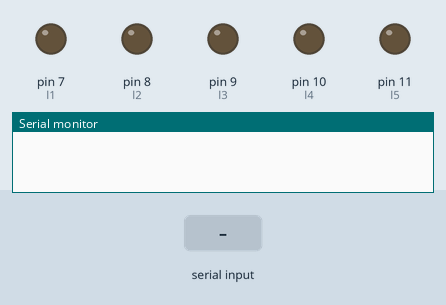
Bench run of a sketch on a simulated Arduino Uno, built with avr-gcc and run on an emulated ATmega328P. On the bench: output pins drawn as LEDs (lit = HIGH), the last lines printed to the serial monitor. The inputs (shaded band) are chosen by the test bench. Pins used as bus, display or sensor lines are not drawn.

Above: at 1.2 s.
1.3 s: "A" received over Serial
At 2.2 s:
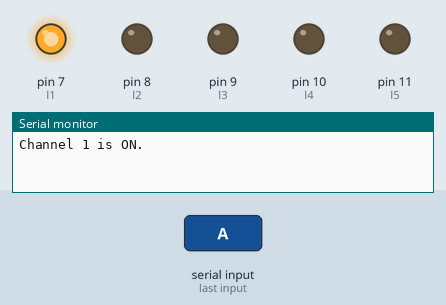
2.8 s: "B" received over Serial
At 3.3 s:
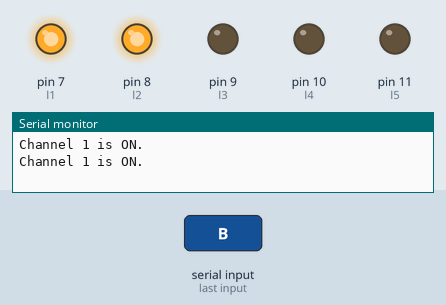
4.3 s: "a" received over Serial
At 5.5 s:
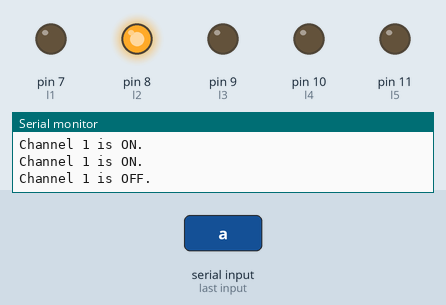
5.8 s: "C" received over Serial
At 6.8 s:
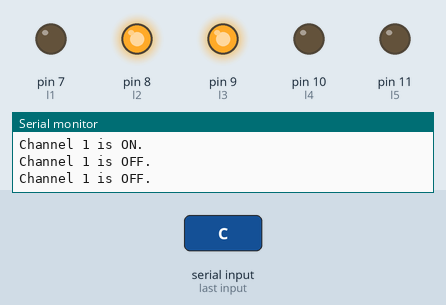
7.3 s: "D" received over Serial
At 8.0 s:
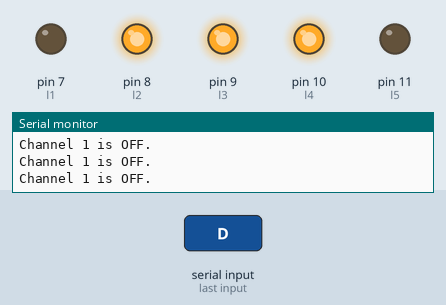
8.8 s: "E" received over Serial
At 9.1 s:
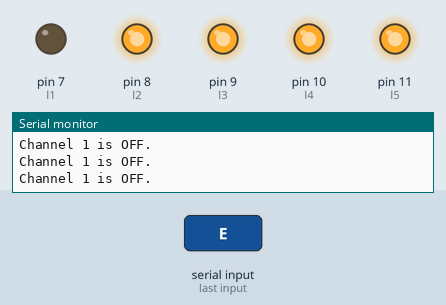
Timing chart, 0 to 11.3 s (numbered marks = the images above; inputs shaded):
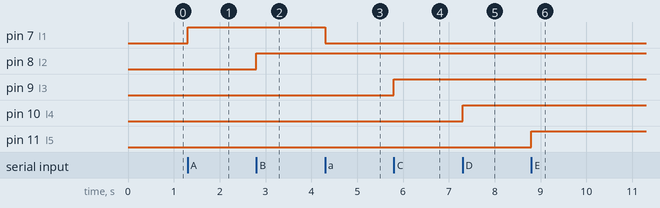

Measured:
- after the input at 1.3 s, pin 7 (l1): LOW → HIGH at once
- after the input at 2.8 s, pin 8 (l2): LOW → HIGH at once
- after the input at 4.3 s, pin 7 (l1): HIGH → LOW at once
- after the input at 5.8 s, pin 9 (l3): LOW → HIGH at once
- after the input at 7.3 s, pin 10 (l4): LOW → HIGH at once
- after the input at 8.8 s, pin 11 (l5): LOW → HIGH at once

The sketch:

sketch_oct02a.ino
```cpp
int r1=2, r2=3, r3=4, r4=5, r5=6;
int l1=7, l2=8, l3=9, l4=10, l5=11;
int state1=0, state2=0, state3=0, state4=0, state5=0;
int indata=0,flag=0;

void setup()
{
 pinMode(r1,OUTPUT); digitalWrite(r1,LOW);
 pinMode(r2,OUTPUT); digitalWrite(r2,LOW);
 pinMode(r3,OUTPUT); digitalWrite(r3,LOW);
 pinMode(r4,OUTPUT); digitalWrite(r4,LOW);
 pinMode(r5,OUTPUT); digitalWrite(r5,LOW);
 pinMode(l1,OUTPUT); digitalWrite(l1,LOW);
 pinMode(l2,OUTPUT); digitalWrite(l2,LOW);
 pinMode(l3,OUTPUT); digitalWrite(l3,LOW);
 pinMode(l4,OUTPUT); digitalWrite(l4,LOW);
 pinMode(l5,OUTPUT); digitalWrite(l5,LOW);

 Serial.begin(9600);
}

void loop()
{
  if(Serial.available())
  {
    indata=Serial.read();

    if(indata=='A'){ state1=1; flag=1;}
    if(indata=='B'){ state2=1; flag=1;}
    if(indata=='C'){ state3=1; flag=1;}
    if(indata=='D'){ state4=1; flag=1;}
    if(indata=='E'){ state5=1; flag=1;}
    if(indata=='a'){ state1=0; flag=1;}
    if(indata=='b'){ state2=0; flag=1;}
    if(indata=='c'){ state3=0; flag=1;}
    if(indata=='d'){ state4=0; flag=1;}
    if(indata=='e'){ state5=0; flag=1;}
  }
  channel1(state1);
  channel2(state2);
  channel3(state3);
  channel4(state4);
  channel5(state5);

}

void channel1(int s)
{
  digitalWrite(r1,s);
  digitalWrite(l1,s);
  if(flag==1)
  {
  if(s==1) Serial.println("Channel 1 is ON.");
  else Serial.println("Channel 1 is OFF.");
  flag=0;
  }
}
void channel2(int s)
{
  digitalWrite(r2,s);
  digitalWrite(l2,s);
  if(flag==1)
  {
  if(s==1) Serial.println("Channel 2 is ON.");
  else Serial.println("Channel 2 is OFF.");
  flag=0;
  }
}
void channel3(int s)
{
  digitalWrite(r3,s);
  digitalWrite(l3,s);
  if(flag==1)
  {
  if(s==1) Serial.println("Channel 3 is ON.");
  else Serial.println("Channel 3 is OFF.");
  flag=0;
  }
}
void channel4(int s)
{
  digitalWrite(r4,s);
  digitalWrite(l4,s);
  if(flag==1)
  {
  if(s==1) Serial.println("Channel 4 is ON.");
  else Serial.println("Channel 4 is OFF.");
  flag=0;
  }
}
void channel5(int s)
{
  digitalWrite(r5,s);
  digitalWrite(l5,s);
  if(flag==1)
  {
  if(s==1) Serial.println("Channel 5 is ON.");
  else Serial.println("Channel 5 is OFF.");
  flag=0;
  }
}
```
